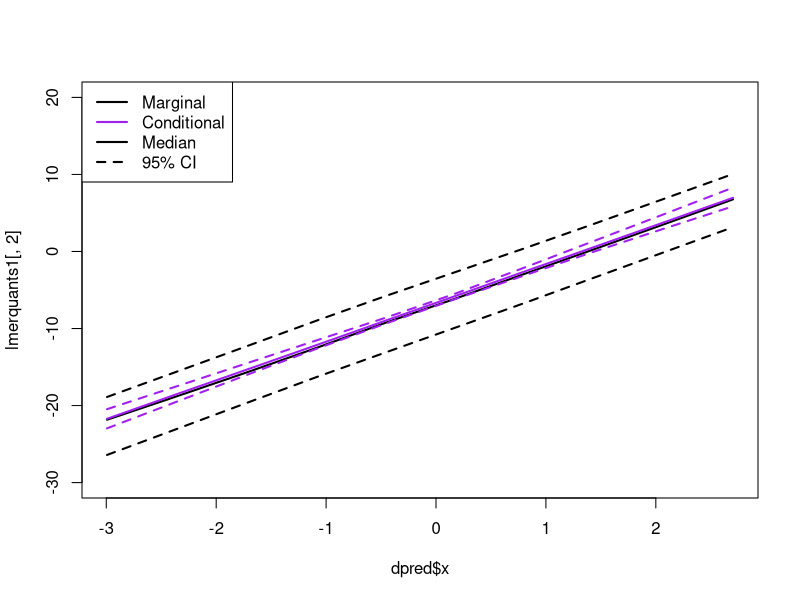

This chart was generated by the following R code:
# lmer looking at different ways of getting intervals on predictions
# CJ Brown 2017-08-18

library(dplyr)
library(lme4)
library(purrr)
# ---------------
# Generate data
# ---------------

set.seed(42)
n <- 200
x <- rnorm(200)
a <- 5
int <- -5
ngrps <- 10
igrp <- rep(1:ngrps, each = n/ngrps)
beta <- rnorm(ngrps, sd = 5)
y <- int + a*x + beta[igrp] + rnorm(n, sd = 3)
din <- data.frame(y = y, x = x, grp = igrp)

#
#  Predcition df
#

nrep <- 10
dpred <- expand.grid(y = NA, x = seq(min(din$x), max(din$x), length = nrep), grp = NA)
dpred <- dpred[, names(din)]

dmod <- rbind(din, dpred)
ipred <- (nrow(din) + 1): nrow(dmod)

# ---------------
# Fit model
# ---------------

mlmer <- lmer(y ~ x + (1|grp), data = din)

# ---------------
# Predictions
# ---------------
#prediction fucntion for bootMer
predfun1 <- function(model){
    predict(model, newdata = dpred, re.form = NA)
}

#Marginal CIs
bout1 <- bootMer(mlmer, predfun1, nsim = 100, use.u = FALSE)
lmerquants1 <- apply(bout1$t, 2,quantile, probs = c(0.025, 0.5, 0.975)) %>%
    t()

#Conditional CIs note use.u = TRUE
#Also note that in dpred (prediction dataframe) the grp is set to NA. If you have a specific value, e.g 1, then you get conditional predictions for that group (in this model a different intercept)

bout2 <- bootMer(mlmer, predfun1, nsim = 100,  use.u = TRUE)
lmerquants2 <- apply(bout2$t, 2,quantile, probs = c(0.025, 0.5, 0.975)) %>%
    t()

# ---------------
# Plot
# ---------------

lwdt <- 2

png(filename = "~/Code/uncertainty-intervals/lmer-example.png", width = 300 * 8, height = 300*8, res = 300)
plot(dpred$x, lmerquants1[,2], type = 'l', ylim = c(-30, 20), lwd = lwdt)
lines(dpred$x, lmerquants1[,1], lty = 2, lwd = lwdt)
lines(dpred$x, lmerquants1[,3], lty = 2, lwd = lwdt)

lines(dpred$x, lmerquants2[,2], lty = 1, col = "purple", lwd = lwdt)
lines(dpred$x, lmerquants2[,1], lty = 2, col = "purple", lwd = lwdt)
lines(dpred$x, lmerquants2[,3], lty = 2, col = "purple", lwd = lwdt)

legend('topleft', legend = c("Marginal", "Conditional", "Median", "95% CI"),
    lty =c(1, 1, 1, 2), col = c("black", "purple", "black", "black"), lwd = lwdt)
dev.off()
